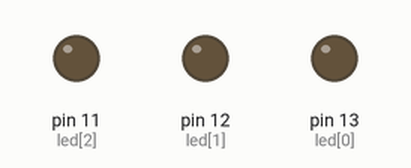
The sketch below on a simulated Arduino Uno, built with avr-gcc and run on an emulated ATmega328P. On the bench: output pins drawn as LEDs (lit = HIGH).

Above: at 0.5 s.
At 2.5 s:
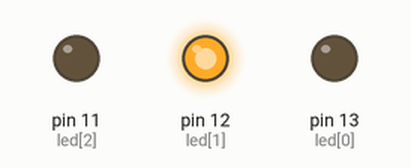
At 3.5 s:
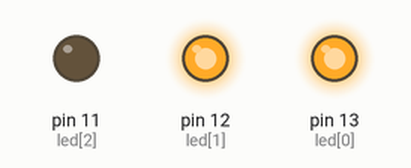
At 4.5 s:
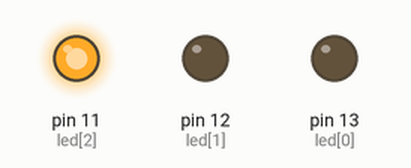
At 6.5 s:
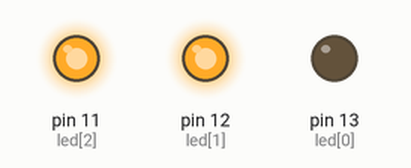
At 9.5 s:
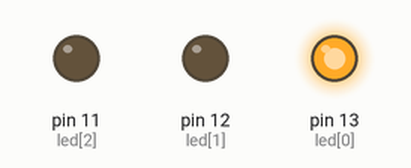
Timing chart, 0 to 10.4 s (numbered marks = the images above):
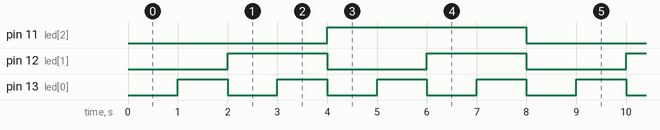

Measured:
- by itself, pin 11 (led[2]): alternates HIGH for 4.0 s and LOW for 4.0 s
- by itself, pin 12 (led[1]): alternates HIGH for 2.0 s and LOW for 2.0 s
- by itself, pin 13 (led[0]): alternates HIGH for 1.0 s and LOW for 1.0 s

The sketch:

bcd_counter.ino
```cpp
/*
  3bit BCD counter

 */

// Pin 11,12,13 has an LED connected
int led[3] = {13,12,11};
int counter = 0;

// the setup routine runs once when you press reset:
void setup() {
  // initialize the digital pin as an output.
  for (int i=0;i<3;i++){
    pinMode(led[i], OUTPUT);
  }
}

// the loop routine runs over and over again forever:
void loop() {
    counter %= 8;
    int b0 = counter & 0b001;
    int b1 = counter & 0b010; b1 = b1 >> 1;
    int b2 = counter & 0b100; b2 = b2 >> 2;
    digitalWrite(led[0], b0);
    digitalWrite(led[1], b1);
    digitalWrite(led[2], b2);
    counter++;

    delay(1000);
}
```
